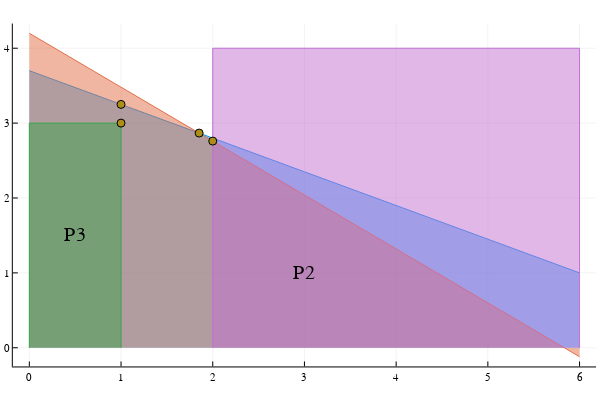

Notebook code cell kept with this figure:
### Markdown cell above
> Se agrega al árbol BnB el nodo  $(M4,-\infty,\text{infactible})$.

### Code cell
#Hagamos el grafico de nuevo
f(x) = (74-9x)/20
g(x) = (105-18x)/25
X = [0,6]
plot(X, [f,g], fill = (0, 0.5, :auto), leg=false)

#zona x<=1,y<=3
plot!([0, 0, 1, 1], [0, 3, 3, 0], fill=(0, 0.5, :auto))
annotate!(0.5, 1.5, "P3", :color)

#zona x>=2
plot!([2, 2, 6, 6], [0, 4, 4, 0], fill=(0, 0.5, :auto))
annotate!(3, 1, "P2", :color)

#puntos encontrados
scatter!([x0, x1, x2, x3],[y0,y1,y2, y3])

### Figure 1 — Plotly figure (JSON) as saved in the notebook; plotly's stock layout.template omitted (floating-point values rounded to 4 significant figures)
{"data": [{"colorbar": {"title": ""}, "fill": "tozeroy", "fillcolor": "rgba(0, 154, 250, 0.500)", "legendgroup": "y1", "line": {"color": "rgba(0, 154, 250, 1.000)", "dash": "solid", "shape": "linear", "width": 1}, "mode": "lines", "name": "y1", "showlegend": true, "type": "scatter", "x": [0, 6], "xaxis": "x", "y": [3.7, 1], "yaxis": "y", "zmax": null, "zmin": null}, {"colorbar": {"title": ""}, "fill": "tozeroy", "fillcolor": "rgba(227, 111, 71, 0.500)", "legendgroup": "y2", "line": {"color": "rgba(227, 111, 71, 1.000)", "dash": "solid", "shape": "linear", "width": 1}, "mode": "lines", "name": "y2", "showlegend": true, "type": "scatter", "x": [0, 6], "xaxis": "x", "y": [4.2, -0.12], "yaxis": "y", "zmax": null, "zmin": null}, {"colorbar": {"title": ""}, "fill": "tozeroy", "fillcolor": "rgba(62, 164, 78, 0.500)", "legendgroup": "y3", "line": {"color": "rgba(62, 164, 78, 1.000)", "dash": "solid", "shape": "linear", "width": 1}, "mode": "lines", "name": "y3", "showlegend": true, "type": "scatter", "x": [0, 0, 1, 1], "xaxis": "x", "y": [0, 3, 3, 0], "yaxis": "y", "zmax": null, "zmin": null}, {"colorbar": {"title": ""}, "fill": "tozeroy", "fillcolor": "rgba(195, 113, 210, 0.500)", "legendgroup": "y4", "line": {"color": "rgba(195, 113, 210, 1.000)", "dash": "solid", "shape": "linear", "width": 1}, "mode": "lines", "name": "y4", "showlegend": true, "type": "scatter", "x": [2, 2, 6, 6], "xaxis": "x", "y": [0, 4, 4, 0], "yaxis": "y", "zmax": null, "zmin": null}, {"colorbar": {"title": ""}, "legendgroup": "y5", "marker": {"color": "rgba(172, 142, 24, 1.000)", "line": {"color": "rgba(0, 0, 0, 1.000)", "width": 1}, "size": 8, "symbol": "circle"}, "mode": "markers", "name": "y5", "showlegend": true, "type": "scatter", "x": [1.852, 1, 2, 1], "xaxis": "x", "y": [2.867, 3.25, 2.76, 3], "yaxis": "y", "zmax": null, "zmin": null}], "layout": {"annotations": [{"font": {"color": "rgba(0, 0, 0, 1.000)", "family": "color", "size": 20}, "rotation": 0, "showarrow": false, "text": "P3", "x": 0.5, "xanchor": "center", "xref": "x", "y": 1.5, "yanchor": "middle", "yref": "y"}, {"font": {"color": "rgba(0, 0, 0, 1.000)", "family": "color", "size": 20}, "rotation": 0, "showarrow": false, "text": "P2", "x": 3, "xanchor": "center", "xref": "x", "y": 1, "yanchor": "middle", "yref": "y"}], "height": 400, "margin": {"b": 20, "l": 0, "r": 0, "t": 20}, "paper_bgcolor": "rgba(255, 255, 255, 1.000)", "plot_bgcolor": "rgba(255, 255, 255, 1.000)", "showlegend": false, "width": 600, "xaxis": {"anchor": "y", "domain": [0.02138, 0.9934], "gridcolor": "rgba(0, 0, 0, 0.100)", "gridwidth": 0.5, "linecolor": "rgba(0, 0, 0, 1.000)", "mirror": false, "range": [-0.18, 6.18], "showgrid": true, "showline": true, "showticklabels": true, "tickangle": 0, "tickcolor": "rgb(0, 0, 0)", "tickfont": {"color": "rgba(0, 0, 0, 1.000)", "family": "sans-serif", "size": 11}, "tickmode": "array", "ticks": "inside", "ticktext": ["0", "1", "2", "3", "4", "5", "6"], "tickvals": [0, 1, 2, 3, 4, 5, 6], "title": "", "titlefont": {"color": "rgba(0, 0, 0, 1.000)", "family": "sans-serif", "size": 15}, "type": "-", "visible": true, "zeroline": false, "zerolinecolor": "rgba(0, 0, 0, 1.000)"}, "yaxis": {"anchor": "x", "domain": [0.03762, 0.9902], "gridcolor": "rgba(0, 0, 0, 0.100)", "gridwidth": 0.5, "linecolor": "rgba(0, 0, 0, 1.000)", "mirror": false, "range": [-0.2496, 4.33], "showgrid": true, "showline": true, "showticklabels": true, "tickangle": 0, "tickcolor": "rgb(0, 0, 0)", "tickfont": {"color": "rgba(0, 0, 0, 1.000)", "family": "sans-serif", "size": 11}, "tickmode": "array", "ticks": "inside", "ticktext": ["0", "1", "2", "3", "4"], "tickvals": [0, 1, 2, 3, 4], "title": "", "titlefont": {"color": "rgba(0, 0, 0, 1.000)", "family": "sans-serif", "size": 15}, "type": "-", "visible": true, "zeroline": false, "zerolinecolor": "rgba(0, 0, 0, 1.000)"}}}
